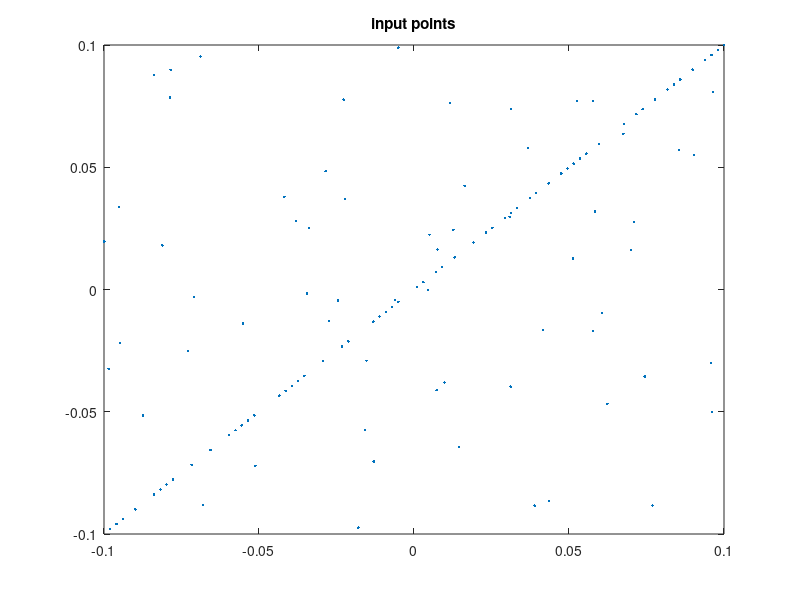

The MATLAB script that drew this image: (Note: this script raises an error after producing the figure.)
pointstemp(1,1:100) = linspace(-1,1); % x: 100 points in [-1,1]
pointstemp(2,1:100)= pointstemp(1,1:100); % y=x
pointstemp(1,101:200)= (2).*rand(100,1)-1; % x: add some random number 
pointstemp(2,101:200)= (2).*rand(100,1)-1; % y: add some random number
randindex=round((199).*rand(200,1)+1); % to uniformly spread points
points=zeros(2,200);
for i=1:200
    points(1,i)=pointstemp(1,randindex(i))*0.1; % add zero mean Gaussian by 0.1 varience 
    points(2,i)=pointstemp(2,randindex(i))*0.1; % add zero mean Gaussian by 0.1 varience 
end

figure
plot(points(1,:),points(2,:),'.')
title('input points')
% now apply RANSAC

for h=1:6
  [line,inliers] = ransac(points,6,0.0001,5);
  thisline=polyval(line,points(1,:)); % draw the line by using polyval function whitch make a equation thisline(x)=line(1)x+line(2)
  figure
   plot(points(1,:),thisline,'-g','LineWidth',0.01) 
   hold on 
   for l= 1:200
       if inliers(l)==1
           plot(points(1,l),points(2,l),'.')
       %else
      %     plot(points(1,l),points(2,l),'ro') % plot outliners
       end
   end
   %legend('Fit','Inlier points','Outlier points')
   hold off
end